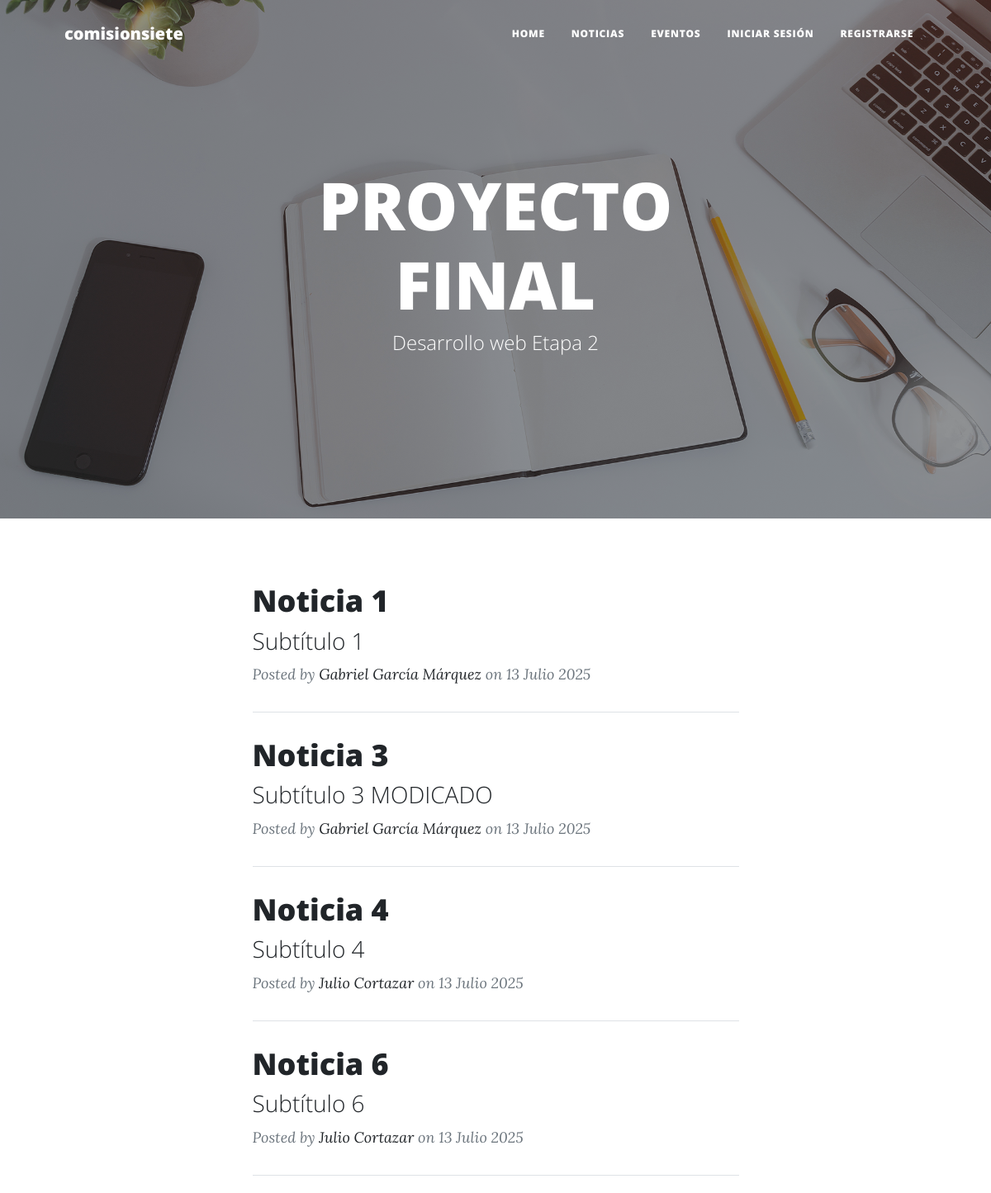
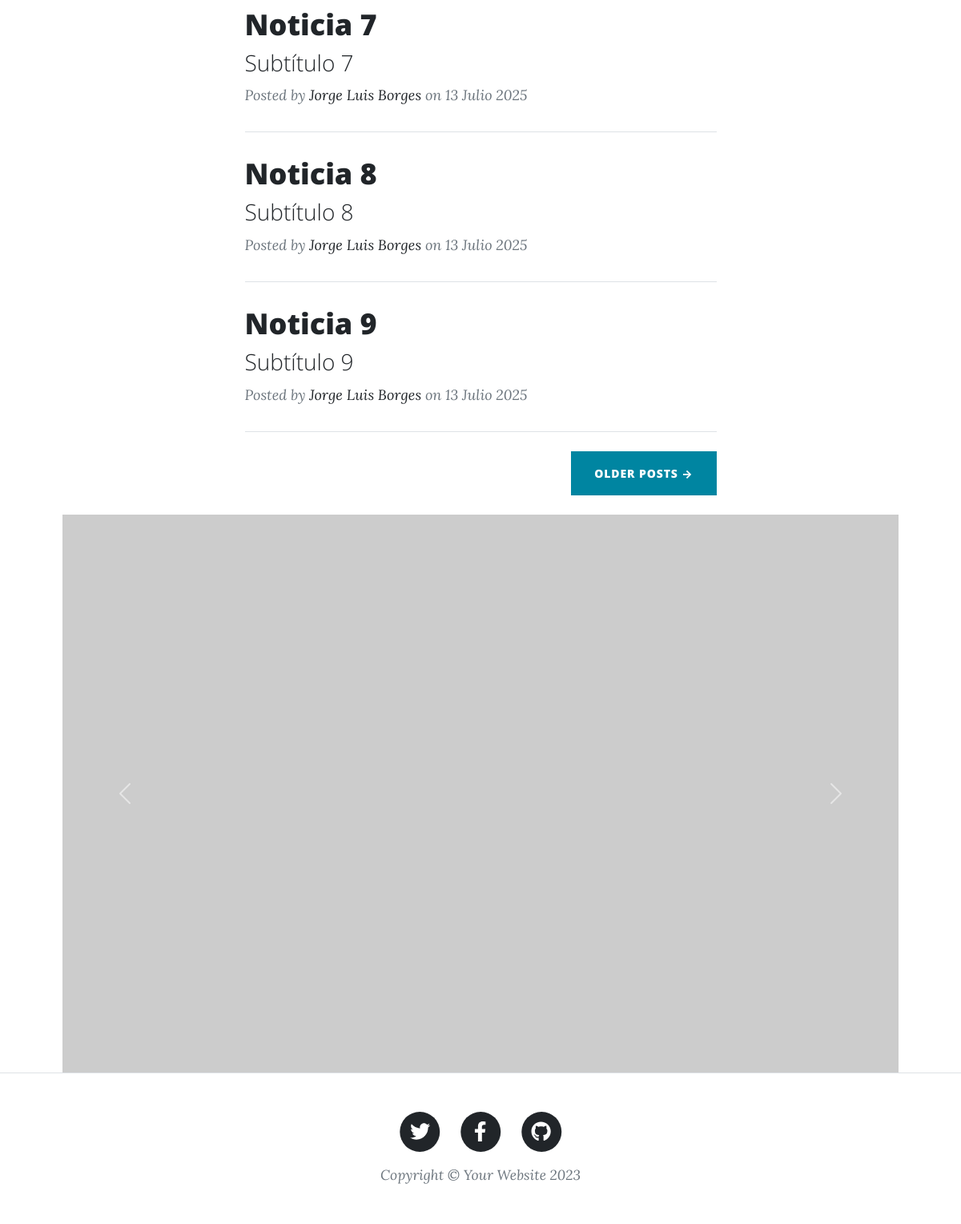
The page / on the database its author committed (2 pictures, top to bottom).
### apps/noticias/models.py (models this page shows, shortened)
class Noticia(models.Model):
    noticia_id = models.AutoField(primary_key=True)
    titulo = models.CharField(max_length=85)
    subtitulo = models.CharField(max_length=150)
    contenido = models.TextField()
    fecha = models.DateField(auto_now_add=True)
    categorias = models.ManyToManyField(Categoria) #Relacion n:m (muchos a muchos)
    autor = models.ForeignKey(Autor, on_delete=models.CASCADE) #Relación 1:n (uno a muchos)

class Autor(models.Model):
    autor_id = models.AutoField(primary_key=True)
    nombre = models.CharField(max_length=50)
    nacionalidad = models.CharField(max_length=20)

### comsiete/views.py (the view)
# urls.py: path('', inicio, name="inicio"),
def inicio(request):
    noticias = Noticia.objects.all()
    context = {
        "noticias": noticias
    }
    return render(request, 'index.html', context)

### templates/index.html (shortened to what this page needs)
{% extends "base.html" %}
{% load static %}
{% block contenido %}
<div class="container px-4 px-lg-5">
    <div class="row gx-4 gx-lg-5 justify-content-center">
        <div class="col-md-10 col-lg-8 col-xl-7">
             {% for noticia in noticias %}
            <div class="post-preview">
                <a href="post.html">
                    <h2 class="post-title">{{noticia.titulo}}</h2>
                    <h3 class="post-subtitle">{{noticia.subtitulo}}</h3>
                </a>
                <p class="post-meta">
                    Posted by
                    <a href="#!">{{noticia.autor.nombre}}</a>
                    on {{noticia.fecha}}
                </p>
            </div>
            <hr class="my-4" />
            {% endfor %}
            <div class="d-flex justify-content-end mb-4"><a class="btn btn-primary text-uppercase" href="#!">Older Posts
                    →</a></div>
        </div>
    </div>
    <div id="carouselExampleControls" class="carousel slide" data-bs-ride="carousel">
        <div class="carousel-inner">
          <div class="carousel-item active">
            <img src="https://dummyimage.com/600x400/000/fff.jpg&text=image1" class="d-block w-100" alt="...">
          </div>
        </div>
        <button class="carousel-control-prev" type="button" data-bs-target="#carouselExampleControls" data-bs-slide="prev">
          <span class="carousel-control-prev-icon" aria-hidden="true"></span>
        </button>
        <button class="carousel-control-next" type="button" data-bs-target="#carouselExampleControls" data-bs-slide="next">
          <span class="carousel-control-next-icon" aria-hidden="true"></span>
        </button>
      </div>
</div>
{% endblock contenido %}

### rows shown on the page
Noticia: titulo "Noticia 1", subtitulo "Subtítulo 1", autor.nombre "Gabriel García Márquez", fecha "13 Julio 2025"
Noticia: titulo "Noticia 3", subtitulo "Subtítulo 3 MODICADO", autor.nombre "Gabriel García Márquez", fecha "13 Julio 2025"
Noticia: titulo "Noticia 4", subtitulo "Subtítulo 4", autor.nombre "Julio Cortazar", fecha "13 Julio 2025"
Noticia: titulo "Noticia 6", subtitulo "Subtítulo 6", autor.nombre "Julio Cortazar", fecha "13 Julio 2025"
Noticia: titulo "Noticia 7", subtitulo "Subtítulo 7", autor.nombre "Jorge Luis Borges", fecha "13 Julio 2025"
Noticia: titulo "Noticia 8", subtitulo "Subtítulo 8", autor.nombre "Jorge Luis Borges", fecha "13 Julio 2025"
Noticia: titulo "Noticia 9", subtitulo "Subtítulo 9", autor.nombre "Jorge Luis Borges", fecha "13 Julio 2025"
